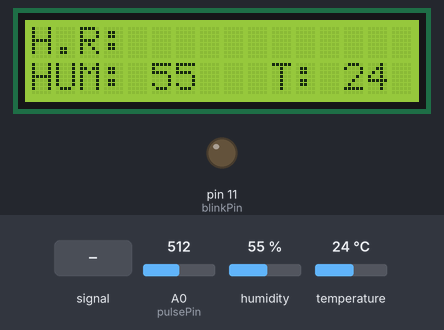
This sketch was run on a simulated Arduino Uno, built with avr-gcc and run on an emulated ATmega328P. On the bench: 16×2 character LCD, output pins drawn as LEDs (lit = HIGH). Dashed ring = blinking. The test bench sets the inputs (shaded band); at power-on: A0 (pulsePin) = 512, humidity 55 %, temperature 24 °C. What the sketch prints to the serial monitor is not drawn.

Above: at 1.2 s.
1.3 s: A0 (pulsePin) fed a 200 Hz sine of ±81 counts around its level
At 2.24 s:
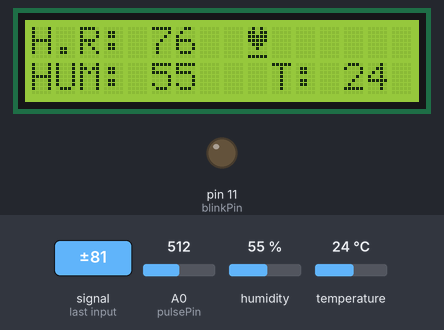
4.3 s: A0 (pulsePin) set to 522
At 5.6 s:
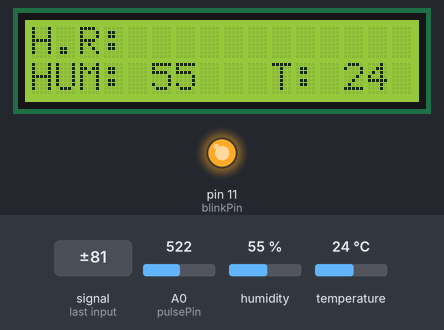
5.9 s: humidity set to 22 %
At 7.6 s:
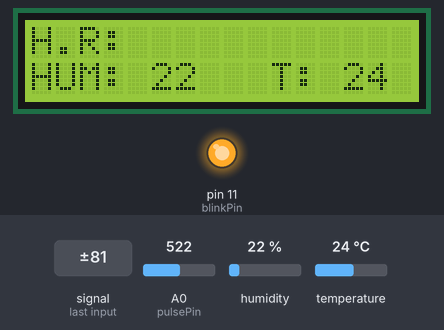
8.0 s: temperature set to 12 °C
At 9.5 s:
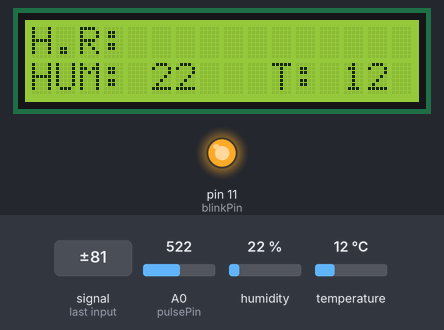
10.0 s: A0 (pulsePin) fed a 2 Hz sine of ±306 counts around its level
At 12.63 s:
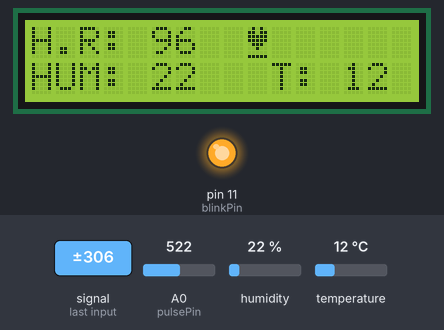
12.7 s: humidity set to 40 %
At 13.13 s:
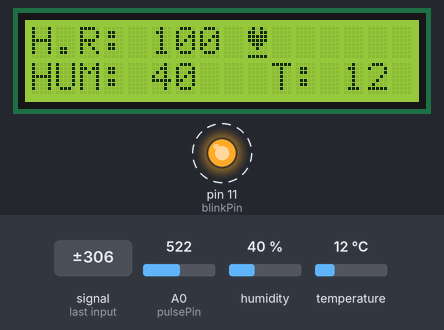
Timing chart, 0 to 15.3 s (numbered marks = the images above; inputs shaded):
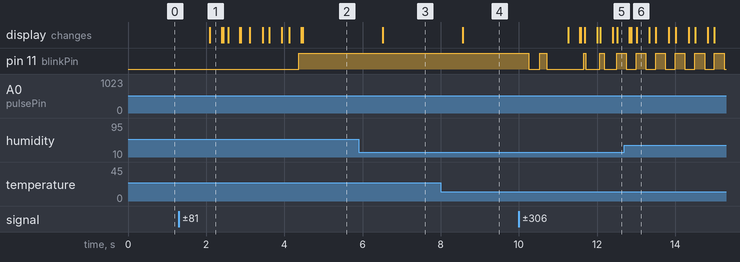

Measured:
- the behaviour switches between 512 and 513 on A0 (pulsePin) (found by bisection; images 1 and 2)
- after the input at 1.3 s, the display: changes after 0.79 s (image 1)
- after the input at 4.3 s, pin 11 (blinkPin): LOW → HIGH after 0.06 s
- after the input at 5.9 s, the display: changes after 0.62 s (image 3)
- after the input at 8.0 s, the display: changes after 0.56 s (image 4)
- after the input at 10.0 s, the display: first changes after 1.3 s (image 5 shows a later state)

The sketch:

pulse_sensor_with_lcd.ino
```cpp
#include <LiquidCrystal.h>
#include <DHT.h>
#define DHTPIN 2     // what pin we're connected to
#define DHTTYPE 11   // DHT 11  (AM2302)

DHT dht(DHTPIN, DHTTYPE);
LiquidCrystal lcd(13, 12, 4, 5, 6, 7);

int pulsePin = A0;                 // Pulse Sensor purple wire connected to analog pin A0
int blinkPin = 11;                // pin to blink led at each beat

byte con[]{
  B01010,
  B11011,
  B11111,
  B11111,
  B01110,
  B00100,
  B00000,
  B11111,
};
// Volatile Variables, used in the interrupt service routine!
volatile int BPM;                   // int that holds raw Analog in 0. updated every 2mS
volatile int Signal;                // holds the incoming raw data
volatile int IBI = 600;             // int that holds the time interval between beats! Must be seeded!
volatile boolean Pulse = false;     // "True" when User's live heartbeat is detected. "False" when not a "live beat".
volatile boolean QS = false;        // becomes true when Arduino finds a beat.
int chk;
int hum;  //Stores humidity value
int temp; //Stores temperature value
static boolean serialVisual = true;   // Set to 'false' by Default.  Re-set to 'true' to see Arduino Serial Monitor ASCII Visual Pulse

volatile int rate[10];                      // array to hold last ten IBI values
volatile unsigned long sampleCounter = 0;          // used to determine pulse timing
volatile unsigned long lastBeatTime = 0;           // used to find IBI
volatile int P = 512;                      // used to find peak in pulse wave, seeded
volatile int T = 512;                     // used to find trough in pulse wave, seeded
volatile int thresh = 525;                // used to find instant moment of heart beat, seeded
volatile int amp = 100;                   // used to hold amplitude of pulse waveform, seeded
volatile boolean firstBeat = true;        // used to seed rate array so we startup with reasonable BPM
volatile boolean secondBeat = false;      // used to seed rate array so we startup with reasonable BPM

void setup()
{
  dht.begin();
  pinMode(blinkPin,OUTPUT);         // pin that will blink to your heartbeat!
  Serial.begin(115200);             // we agree to talk fast!
  interruptSetup();                 // sets up to read Pulse Sensor signal every 2mS
                                    // IF YOU ARE POWERING The Pulse Sensor AT VOLTAGE LESS THAN THE BOARD VOLTAGE,
                                    // UN-COMMENT THE NEXT LINE AND APPLY THAT VOLTAGE TO THE A-REF PIN
                                    //   analogReference(EXTERNAL);
 lcd.begin(16, 2);
 lcd.createChar(0,con);
 lcd.clear();
}


//  Where the Magic Happens
void loop()
{
    hum = dht.readHumidity();
    temp= dht.readTemperature();
    //Print temp and humidity values to serial monitor
    Serial.print("Humidity: ");
    Serial.print(hum);
    Serial.print(" %, Temp: ");
    Serial.print(temp);
    Serial.println(" Celsius");
    lcd.setCursor(0,1);
    lcd.print("HUM:");
    lcd.setCursor(5,1);
    lcd.print(hum);
    lcd.setCursor(10,1);
    lcd.print("T:");
    lcd.setCursor(13,1);
    lcd.print(temp);
    lcd.setCursor(0,0);
    lcd.print("H.R:");


   serialOutput();

  if (QS == true) // A Heartbeat Was Found
    {
      // BPM and IBI have been Determined
      // Quantified Self "QS" true when arduino finds a heartbeat
      serialOutputWhenBeatHappens(); // A Beat Happened, Output that to serial.
      QS = false; // reset the Quantified Self flag for next time
    }

  delay(20); //  take a break
}


void interruptSetup()
{
  // Initializes Timer2 to throw an interrupt every 2mS.
  TCCR2A = 0x02;     // DISABLE PWM ON DIGITAL PINS 3 AND 11, AND GO INTO CTC MODE
  TCCR2B = 0x06;     // DON'T FORCE COMPARE, 256 PRESCALER
  OCR2A = 0X7C;      // SET THE TOP OF THE COUNT TO 124 FOR 500Hz SAMPLE RATE
  TIMSK2 = 0x02;     // ENABLE INTERRUPT ON MATCH BETWEEN TIMER2 AND OCR2A
  sei();             // MAKE SURE GLOBAL INTERRUPTS ARE ENABLED
}

void serialOutput()
{   // Decide How To Output Serial.
 if (serialVisual == true)
  {
     arduinoSerialMonitorVisual('-', Signal);   // goes to function that makes Serial Monitor Visualizer
  }
 else
  {
      sendDataToSerial('S', Signal);     // goes to sendDataToSerial function
   }
}

void serialOutputWhenBeatHappens()
{
 if (serialVisual == true) //  Code to Make the Serial Monitor Visualizer Work
   {
     Serial.print(" Heart-Beat Found ");  //ASCII Art Madness
     Serial.print("BPM: ");
     Serial.println(BPM);

     //lcd.print("Heart-Beat Found ");
     lcd.setCursor(9,0);
     lcd.write(byte(0));
     lcd.setCursor(5,0);
     lcd.print(BPM);
     delay(300);
     lcd.clear();
   }
 else
   {
     sendDataToSerial('B',BPM);   // send heart rate with a 'B' prefix
     sendDataToSerial('Q',IBI);   // send time between beats with a 'Q' prefix
   }
}

void arduinoSerialMonitorVisual(char symbol, int data )
{
  const int sensorMin = 0;      // sensor minimum, discovered through experiment
  const int sensorMax = 1024;    // sensor maximum, discovered through experiment
  int sensorReading = data; // map the sensor range to a range of 12 options:
  int range = map(sensorReading, sensorMin, sensorMax, 0, 11);
  // do something different depending on the
  // range value:
}


void sendDataToSerial(char symbol, int data )
{
   Serial.print(symbol);
   Serial.println(data);
}

ISR(TIMER2_COMPA_vect) //triggered when Timer2 counts to 124
{
  cli();                                      // disable interrupts while we do this
  Signal = analogRead(pulsePin);              // read the Pulse Sensor
  sampleCounter += 2;                         // keep track of the time in mS with this variable
  int N = sampleCounter - lastBeatTime;       // monitor the time since the last beat to avoid noise
                                              //  find the peak and trough of the pulse wave
  if(Signal < thresh && N > (IBI/5)*3) // avoid dichrotic noise by waiting 3/5 of last IBI
    {
      if (Signal < T) // T is the trough
      {
        T = Signal; // keep track of lowest point in pulse wave
      }
    }

  if(Signal > thresh && Signal > P)
    {          // thresh condition helps avoid noise
      P = Signal;                             // P is the peak
    }                                        // keep track of highest point in pulse wave

  //  NOW IT'S TIME TO LOOK FOR THE HEART BEAT
  // signal surges up in value every time there is a pulse
  if (N > 250)
  {                                   // avoid high frequency noise
    if ( (Signal > thresh) && (Pulse == false) && (N > (IBI/5)*3) )
      {
        Pulse = true;                               // set the Pulse flag when we think there is a pulse
        digitalWrite(blinkPin,HIGH);                // turn on pin 13 LED
        IBI = sampleCounter - lastBeatTime;         // measure time between beats in mS
        lastBeatTime = sampleCounter;               // keep track of time for next pulse

        if(secondBeat)
        {                        // if this is the second beat, if secondBeat == TRUE
          secondBeat = false;                  // clear secondBeat flag
          for(int i=0; i<=9; i++) // seed the running total to get a realisitic BPM at startup
          {
            rate[i] = IBI;
          }
        }

        if(firstBeat) // if it's the first time we found a beat, if firstBeat == TRUE
        {
          firstBeat = false;                   // clear firstBeat flag
          secondBeat = true;                   // set the second beat flag
          sei();                               // enable interrupts again
          return;                              // IBI value is unreliable so discard it
        }
      // keep a running total of the last 10 IBI values
      word runningTotal = 0;                  // clear the runningTotal variable

      for(int i=0; i<=8; i++)
        {                // shift data in the rate array
          rate[i] = rate[i+1];                  // and drop the oldest IBI value
          runningTotal += rate[i];              // add up the 9 oldest IBI values
        }

      rate[9] = IBI;                          // add the latest IBI to the rate array
      runningTotal += rate[9];                // add the latest IBI to runningTotal
      runningTotal /= 10;                     // average the last 10 IBI values
      BPM = 60000/runningTotal;               // how many beats can fit into a minute? that's BPM!
      QS = true;                              // set Quantified Self flag
      // QS FLAG IS NOT CLEARED INSIDE THIS ISR
    }
  }

  if (Signal < thresh && Pulse == true)
    {   // when the values are going down, the beat is over
      digitalWrite(blinkPin,LOW);            // turn off pin 13 LED
      Pulse = false;                         // reset the Pulse flag so we can do it again
      amp = P - T;                           // get amplitude of the pulse wave
      thresh = amp/2 + T;                    // set thresh at 50% of the amplitude
      P = thresh;                            // reset these for next time
      T = thresh;
    }

  if (N > 2500)
    {                           // if 2.5 seconds go by without a beat
      thresh = 512;                          // set thresh default
      P = 512;                               // set P default
      T = 512;                               // set T default
      lastBeatTime = sampleCounter;          // bring the lastBeatTime up to date
      firstBeat = true;                      // set these to avoid noise
      secondBeat = false;                    // when we get the heartbeat back
    }

  sei();                                   // enable interrupts when youre done!
}// end isr
```
